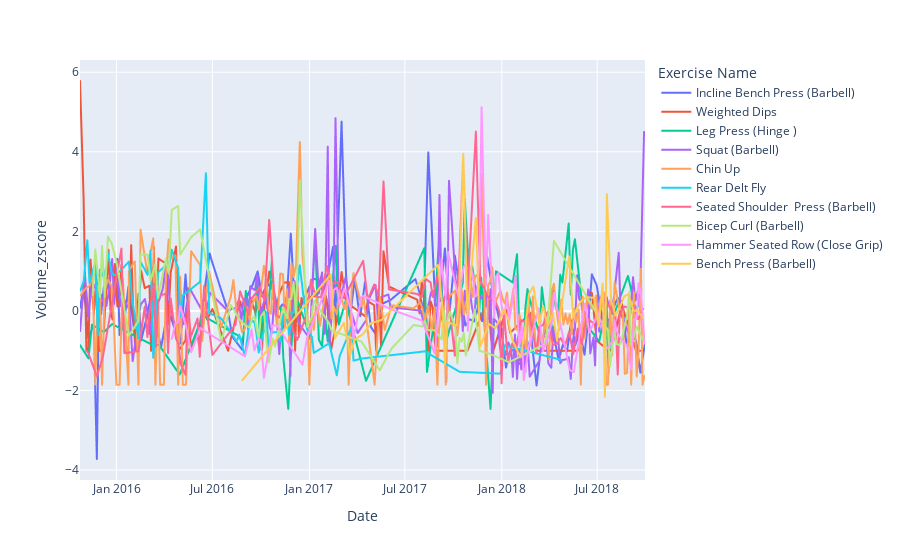
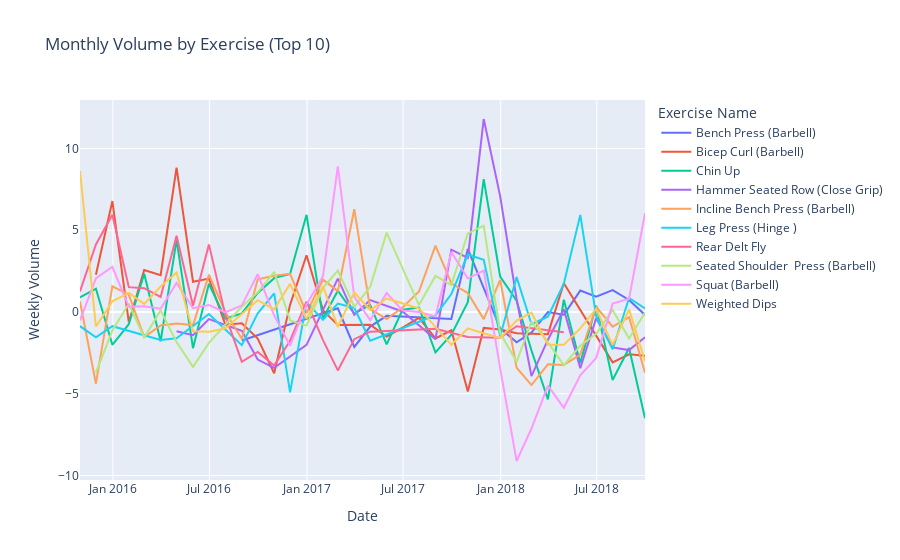

Here is the notebook cell these charts were saved with, in order:
### Code cell
joe89_top_exercises = (
    joe89_data['Exercise Name']
    .value_counts()
    .head(10)
    .index
)
joe89_t10 = joe89_volume[joe89_volume['Exercise Name'].isin(joe89_top_exercises)].copy()

# standardize the data
joe89_t10['Volume_zscore'] = joe89_t10.groupby('Exercise Name')['Volume'].transform(lambda x: (x - x.mean()) / x.std())



# fig = px.line(joe89_t10, x='Date', y='Volume', color='Exercise Name')
# fig.show()

fig = px.line(joe89_t10, x='Date', y='Volume_zscore', color='Exercise Name')
fig.show()

joe89_t10_weekly = joe89_t10.groupby(['Exercise Name', pd.Grouper(key='Date', freq='M')])['Volume_zscore'].sum().reset_index()

fig = px.line(joe89_t10_weekly, x='Date', y='Volume_zscore', color='Exercise Name', 
              title='Monthly Volume by Exercise (Top 10)')
fig.update_layout(xaxis_title='Date', yaxis_title='Weekly Volume')
fig.show()
